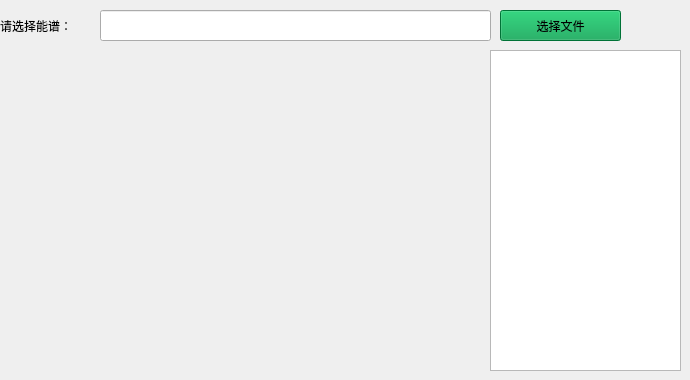
      <widget class="QWidget" name="tab_2">
       <attribute name="title">
        <string>能谱记录</string>
       </attribute>
       <widget class="QLabel" name="label_74">
        <property name="geometry">
         <rect>
          <x>0</x>
          <y>10</y>
          <width>101</width>
          <height>31</height>
         </rect>
        </property>
        <property name="text">
         <string>请选择能谱：</string>
        </property>
       </widget>
       <widget class="myLineEdit" name="lineEdit_npjl">
        <property name="geometry">
         <rect>
          <x>100</x>
          <y>10</y>
          <width>391</width>
          <height>31</height>
         </rect>
        </property>
       </widget>
       <widget class="QPushButton" name="Button_npjl">
        <property name="geometry">
         <rect>
          <x>500</x>
          <y>10</y>
          <width>121</width>
          <height>31</height>
         </rect>
        </property>
        <property name="styleSheet">
         <string notr="true">background-color: rgb(0, 159, 75);</string>
        </property>
        <property name="text">
         <string>选择文件</string>
        </property>
       </widget>
       <widget class="QTextEdit" name="textEdit_hsjl">
        <property name="geometry">
         <rect>
          <x>490</x>
          <y>50</y>
          <width>191</width>
          <height>321</height>
         </rect>
        </property>
        <property name="mouseTracking">
         <bool>false</bool>
        </property>
        <property name="acceptDrops">
         <bool>true</bool>
        </property>
        <property name="autoFillBackground">
         <bool>false</bool>
        </property>
        <property name="styleSheet">
         <string notr="true">font: 9pt &quot;Ubuntu&quot;;</string>
        </property>
        <property name="inputMethodHints">
         <set>Qt::ImhNone</set>
        </property>
        <property name="lineWidth">
         <number>0</number>
        </property>
        <property name="undoRedoEnabled">
         <bool>true</bool>
        </property>
        <property name="html">
         <string>&lt;!DOCTYPE HTML PUBLIC &quot;-//W3C//DTD HTML 4.0//EN&quot; &quot;http://www.w3.org/TR/REC-html40/strict.dtd&quot;&gt;
&lt;html&gt;&lt;head&gt;&lt;meta name=&quot;qrichtext&quot; content=&quot;1&quot; /&gt;&lt;style type=&quot;text/css&quot;&gt;
p, li { white-space: pre-wrap; }
&lt;/style&gt;&lt;/head&gt;&lt;body style=&quot; font-family:'Ubuntu'; font-size:9pt; font-weight:400; font-style:normal;&quot;&gt;
&lt;p style=&quot;-qt-paragraph-type:empty; margin-top:0px; margin-bottom:0px; margin-left:0px; margin-right:0px; -qt-block-indent:0; text-indent:0px; font-size:5pt;&quot;&gt;&lt;br /&gt;&lt;/p&gt;&lt;/body&gt;&lt;/html&gt;</string>
        </property>
        <property name="acceptRichText">
         <bool>true</bool>
        </property>
        <property name="cursorWidth">
         <number>1</number>
        </property>
       </widget>
       <widget class="QCustomPlot" name="charts_widget2" native="true">
        <property name="geometry">
         <rect>
          <x>0</x>
          <y>50</y>
          <width>491</width>
          <height>321</height>
         </rect>
        </property>
       </widget>
      </widget>
